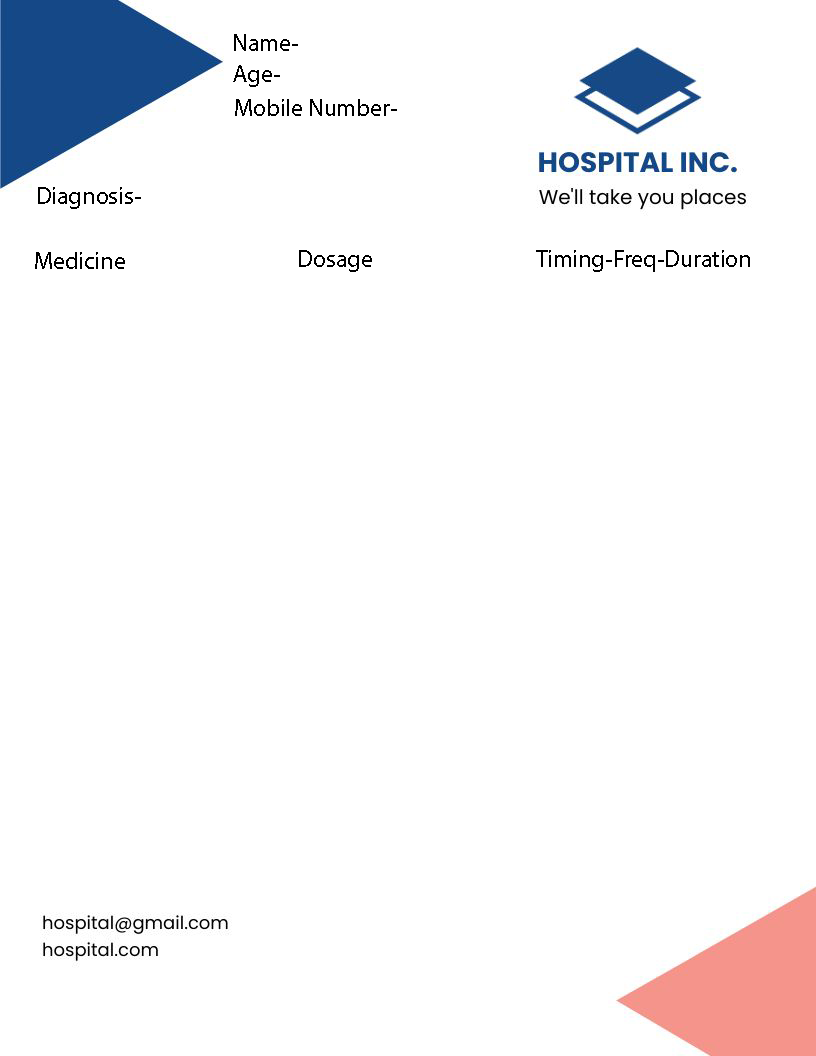
#> input picture templates/template.png, 816 x 1056 px
$ python test.py
#> lines starting #> are read from the running program, lines starting #| are printed output that depends on the picture
from PIL import Image,ImageDraw,ImageFont
import textwrap
# img = Image.open('./templates/letterhead.jpg')

img = Image.open('./templates/template.png')
#> img is the input picture: PIL image 816x1056 RGB; mean R, G, B 244.4, 244.1, 246.1

I1 = ImageDraw.Draw(img)
font = ImageFont.truetype('./templates/times.ttf',24)

string = 'hello'
I1.text((300,27),"\n".join(textwrap.wrap(string,10)),fill=(0,0,0),font=font) # this is name column
I1.text((280,60),"\n".join(textwrap.wrap(string,10)),fill=(0,0,0),font=font) # this is age column
I1.text((400,93),"\n".join(textwrap.wrap(string,10)),fill=(0,0,0),font=font) # this is mobile phone column
I1.text((150,182),"\n".join(textwrap.wrap(string,10)),fill=(0,0,0),font=font) # this is diagnosis column
I1.text((25,300),"\n".join(textwrap.wrap(string,10)),fill=(0,0,0),font=font) # this is medicine coloumn
I1.text((300,300),"\n".join(textwrap.wrap(string,10)),fill=(0,0,0),font=font) # this is dosage column
I1.text((550,300),"\n".join(textwrap.wrap(string,10)),fill=(0,0,0),font=font) # this is freq column


# I1.text((100, 250), "Medicine", fill=(0, 0, 0),font=font)
# I1.text((300, 250), "Dosage", fill=(0, 0, 0),font=font)
# I1.text((500, 250), "Time-Freq.-Duration", fill=(0, 0, 0),font=font)

img.show()
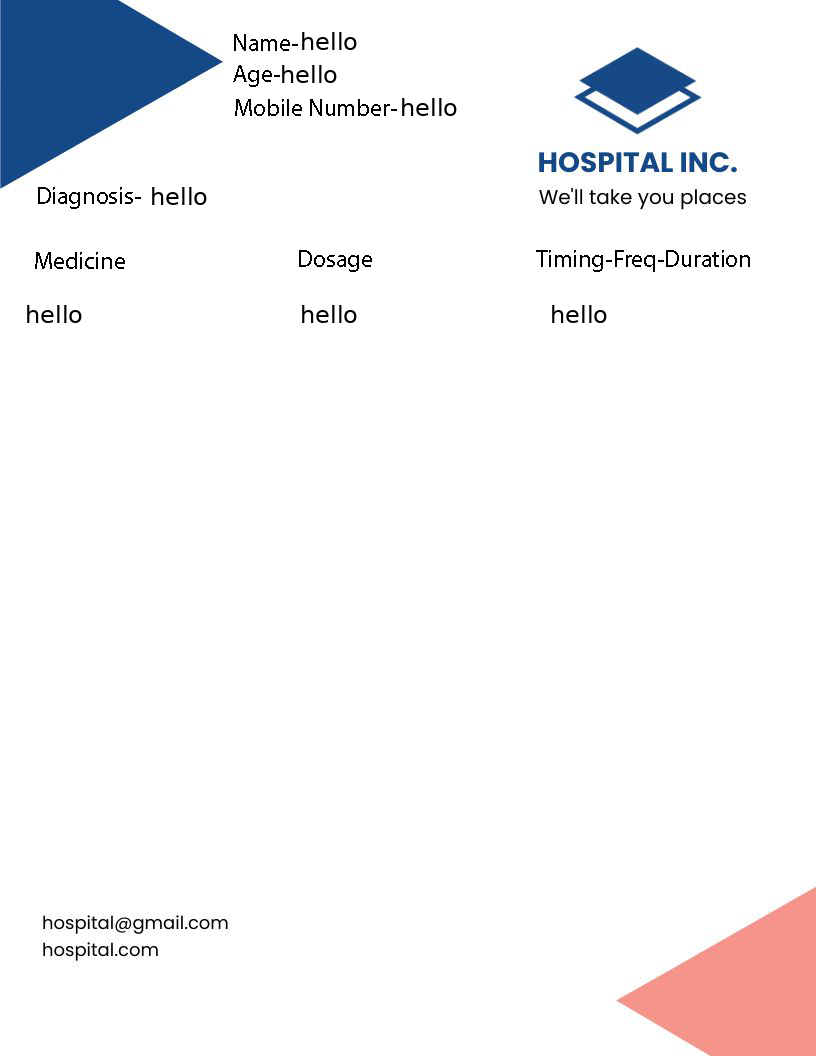
#> shown: PIL image 816x1056 RGB; mean R, G, B 243.8, 243.4, 245.5
